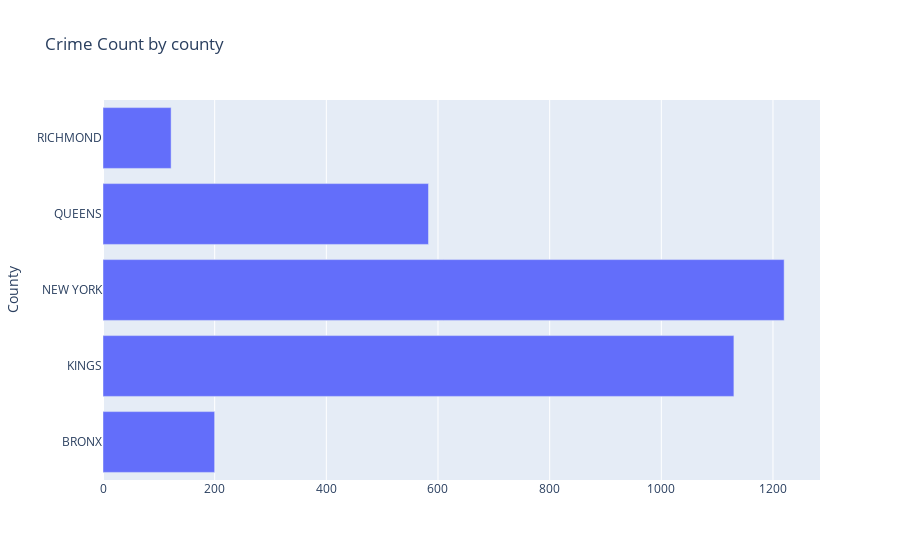

Source (notebook cell):
### Code cell
import plotly.express as px

px.bar(
    countyCrime,
    "Complaint Precinct Code", 
    labels={
        'Complaint Precinct Code': ''
    },
    title="Crime Count by county")

### Figure 1 — Plotly figure (JSON) as saved in the notebook; plotly's stock layout.template omitted (floating-point values rounded to 4 significant figures)
{"data": [{"alignmentgroup": "True", "hovertemplate": "=%{x}<br>County=%{y}<extra></extra>", "legendgroup": "", "marker": {"color": "#636efa", "pattern": {"shape": ""}}, "name": "", "offsetgroup": "", "orientation": "h", "showlegend": false, "textposition": "auto", "type": "bar", "x": [200, 1130, 1220, 583, 122], "xaxis": "x", "y": ["BRONX", "KINGS", "NEW YORK", "QUEENS", "RICHMOND"], "yaxis": "y"}], "layout": {"barmode": "relative", "legend": {"tracegroupgap": 0}, "title": {"text": "Crime Count by county"}, "xaxis": {"anchor": "y", "domain": [0, 1], "title": {"text": ""}}, "yaxis": {"anchor": "x", "domain": [0, 1], "title": {"text": "County"}}}}
